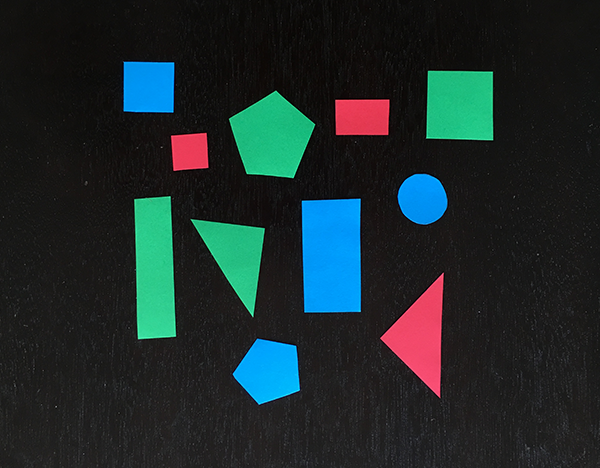
#> input picture determining-object-color/example_shapes.png, 600 x 468 px; its folder holds only this picture in this run
$ python -i task1A_main.py   (imports and definitions only)   (Python 2 division)   (older library calls are emulated)
#> lines starting #> are read from the running program, lines starting #| are printed output that depends on the picture; after the words box and inside, x2 and y2 are one past the last pixel; in counts of white or black regions, pixels touching at a corner belong together
#classes and subclasses to import
import cv2
import numpy as np
import os
from os import listdir
from os.path import isfile, join,basename

#################################################################################################
# DO NOT EDIT!!!
#################################################################################################
#subroutine to write rerults to a csv
def writecsv(color,shape):
    #open csv file in append mode
    filep = open(filename,'a')
    # create string data to write per image
    datastr = "," + color + "-" + shape
    #write to csv
    filep.write(datastr)
    filep.close()

def main(path):
#####################################################################################################

    #to extract the test image number
    n = basename(path)[len(basename(path))-5]

    img = cv2.imread(path,1)
#> img is the input picture: shape (468, 600, 3); mean B, G, R 43.2, 42.5, 29.4
    img2 = cv2.imread(path,1)

    img2 = cv2.cvtColor(img2,cv2.COLOR_BGR2HSV)
#> img2: shape (468, 600, 3); mean H, S, V 57.7, 57.4, 52.6

    edges = cv2.Canny(img,100,200)
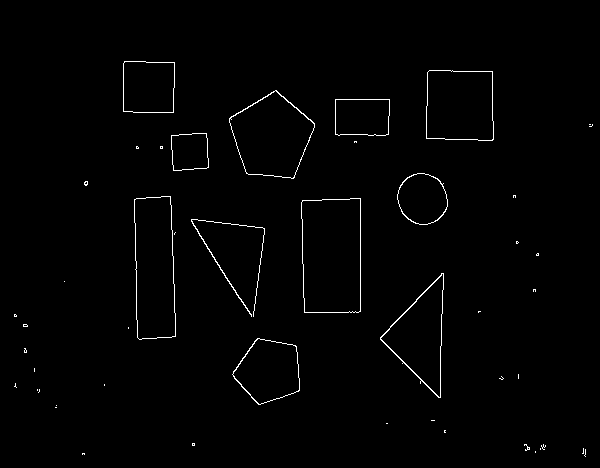
#> edges: shape (468, 600); 1.1% white in thin lines or dots, all inside (x1, y1, x2, y2) = (14, 61, 593, 457)

    features = [basename(path)]
    _,contours,hierarchy = cv2.findContours(edges,cv2.RETR_CCOMP,cv2.CHAIN_APPROX_SIMPLE)
#> contours = 68 contours, 47 with area under 20; largest, box (x1, y1, x2, y2) and area: (301, 198, 361, 313) 6494, (301, 198, 361, 313) 6492, (134, 196, 176, 340) 5247, (134, 196, 176, 340) 5246, (229, 90, 315, 179) 5022

    for i in range(len(contours))[1:]:
        if hierarchy[0][i][3] >=0 :
            c=contours[i]
            shape = "unidentified"
            peri = cv2.arcLength(c, True)
            approx = cv2.approxPolyDP(c, 0.04 * peri, True)

            cy1 = int( c[0][0][1])
            cx1 = int( c[0][0][0])

            M = cv2.moments(c)
            cx2 = int(M['m10']/M['m00'])
            cy2 = int(M['m01']/M['m00'])

            cy1 = int(cy1 + 0.1*(cy2-cy1))
            cx1 = int(cx1 + 0.1*(cx2-cx1))

            color = img2[cy1,cx1]

            if color[0]<=10:
                color = "red"
            elif color[0]<=65 and color[0]>=55:
                color = "green"
            elif color[0]<=125 and color[0]>=115:
                color = "blue"

            if len(approx) == 3:
                shape = "triangle"
            elif len(approx) == 4:
                (x, y, w, h) = cv2.boundingRect(approx)
                ar = w / float(h)
                if ar >= 0.95 and ar <= 1.05:
                    shape = "square"
                else:
                    shape = "rectangle"
            elif len(approx) == 5:
                shape = "pentagon"
            else:
                shape = "circle"

            writecsv(color,shape)

            combo = [color + "-" + shape]

            features.append(combo)

            font = cv2.FONT_HERSHEY_SIMPLEX
            cv2.putText(img,color + "-" + shape,(cx1,cy1), font, 0.5,(0,0,0),1,cv2.LINE_AA)
            cv2.drawContours(img,contours,i,(0,0,0),2)
#> this loop made 7 passes
#> (shape, peri, approx, cy1, cx1, cx2, cy2) on pass 7: ('square', 5.66, [[527, 448], [528, 447], [529, 448], [528, 449]], 448, 527, 528, 448)
#> after the loop, features = ['example_shapes.png']

    fname = 'output' + n + '.png'
    """
    cv2.imshow("img",img)
    cv2.waitKey(0)
    cv2.destroyAllWindows()
    """
    cv2.imwrite(fname,img)
    return features
#####################################################################################################


#################################################################################################
# DO NOT EDIT!!!
#################################################################################################
#main where the path is set for the directory containing the test images
# [23 lines not run here, left out]

#> (the run stopped early here; a loop or call above may not have finished)
